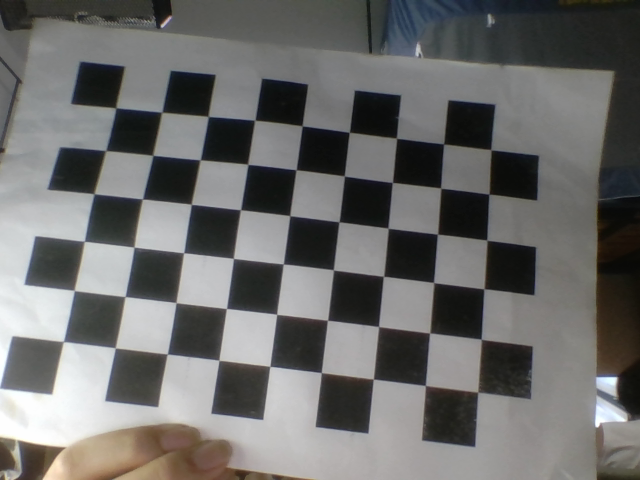
//> input picture data/samples/calib_imgs/view_00.png, 640 x 480 px; its folder holds 4 pictures in this run
$ ./probe_model   (built with g++ and OpenCV 4)
//> lines starting //> are read from the running program, lines starting //| are printed output that depends on the picture
// probe_model.cpp —— 诊断：这套标定数据到底能约束住什么
// 1) 每张图棋盘格占画面的比例（覆盖度）
// 2) 四种畸变模型下的系数/RMS/角落位移对比

#include <opencv2/opencv.hpp>

#include <iomanip>
#include <iostream>
#include <string>
#include <vector>

static const int kCols = 9;
static const int kRows = 6;
static const double kSquare = 25.0;

static bool findCorners(const cv::Mat& gray, std::vector<cv::Point2f>& c) {
    bool ok = cv::findChessboardCorners(
        gray, cv::Size(kCols, kRows), c,
        cv::CALIB_CB_ADAPTIVE_THRESH | cv::CALIB_CB_NORMALIZE_IMAGE);
    if (!ok) return false;
    cv::cornerSubPix(gray, c, cv::Size(11, 11), cv::Size(-1, -1),
                     cv::TermCriteria(cv::TermCriteria::EPS + cv::TermCriteria::COUNT, 30, 0.1));
    return true;
}

struct Fit {
    cv::Mat K, dist;
    double rms;
    double dTL, dTR, dBL, dBR;
};

static double shiftAt(const cv::Mat& K, const cv::Mat& dist, cv::Point2f p) {
    std::vector<cv::Point2f> one(1, p), und;
    cv::undistortPoints(one, und, K, dist);
    cv::Point2f q((float)(K.at<double>(0, 0) * und[0].x + K.at<double>(0, 2)),
                  (float)(K.at<double>(1, 1) * und[0].y + K.at<double>(1, 2)));
    return cv::norm(q - p);
}

static Fit fit(const std::vector<std::vector<cv::Point2f> >& pts, cv::Size sz, int flags) {
    std::vector<cv::Point3f> tmpl;
    for (int y = 0; y < kRows; ++y)
        for (int x = 0; x < kCols; ++x)
            tmpl.push_back(cv::Point3f((float)(x * kSquare), (float)(y * kSquare), 0.f));
    std::vector<std::vector<cv::Point3f> > obj(pts.size(), tmpl);
    Fit f;
    f.K = cv::Mat::eye(3, 3, CV_64F);
    f.dist = cv::Mat::zeros(5, 1, CV_64F);
    std::vector<cv::Mat> rv, tv;
    f.rms = cv::calibrateCamera(obj, pts, sz, f.K, f.dist, rv, tv, flags,
                                cv::TermCriteria(cv::TermCriteria::COUNT + cv::TermCriteria::EPS, 30, 1e-6));
    const int W = sz.width, H = sz.height;
    f.dTL = shiftAt(f.K, f.dist, cv::Point2f(0.f, 0.f));
    f.dTR = shiftAt(f.K, f.dist, cv::Point2f((float)(W - 1), 0.f));
    f.dBL = shiftAt(f.K, f.dist, cv::Point2f(0.f, (float)(H - 1)));
    f.dBR = shiftAt(f.K, f.dist, cv::Point2f((float)(W - 1), (float)(H - 1)));
    return f;
}

int main() {
    std::vector<cv::String> files;
    cv::glob("calib_imgs/*.png", files, false);
    if (files.empty()) {
        std::cerr << "no images\n";
        return 1;
    }

    std::vector<std::vector<cv::Point2f> > pts;
    cv::Size imgSize;
    std::cout << std::fixed << std::setprecision(1);
    std::cout << "== 1. 棋盘格覆盖度（bounding box 占画面比例）==\n";
    for (size_t i = 0; i < files.size(); ++i) {
        cv::Mat g = cv::imread(files[i], cv::IMREAD_GRAYSCALE);
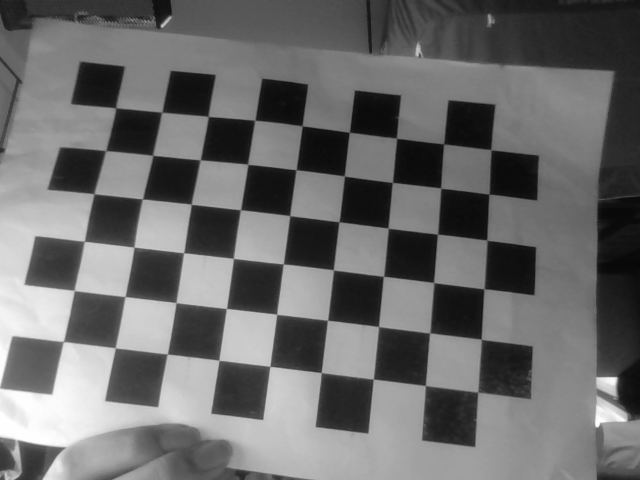
//> g: 480 rows x 640 cols, CV_8UC1; min 7, max 254, mean 107.2
        if (g.empty()) continue;
        imgSize = g.size();
//> imgSize = Size(640, 480)
        std::vector<cv::Point2f> c;
        if (!findCorners(g, c)) {
            std::cout << "  " << files[i] << "  UNDETECTED\n";
            continue;
        }
//> in findCorners, `bool ok = cv::findChessboardCorners( gray, cv::Size(kCols, kRows), c, ..`: c = 54 Points (x, y), first 12: [116, 107.7], [161.9, 112.4], [208.4, 116.5], [254.8, 120.3], [302.2, 125.8], [349, 132.5], [396.3, 138.1], [443.5, 144], [490.8, 149.6], [105.9, 150.8], [153, 155.2], [200.2, 159.9]; ok = true
//> in findCorners, `cv::cornerSubPix(gray, c, cv::Size(11, 11), cv::Size(-1, -1), cv::Term..`: c = 54 Points (x, y), first 12: [115.7, 107.8], [161.8, 112.2], [208.2, 116.4], [254.8, 120.2], [302.1, 125.8], [349.4, 132.3], [396.5, 138.2], [443.6, 143.9], [490.9, 149.7], [105.7, 150.6], [152.7, 155.3], [200.2, 159.8]
        pts.push_back(c);
//> pts = 1 point lists
        cv::Rect bb = cv::boundingRect(c);
//> bb = Rect(63, 107, 428, 285)
        std::cout << "  " << files[i].substr(files[i].find_last_of("/\\") + 1)
                  << "  bbox(" << bb.x << "," << bb.y << " " << bb.width << "x" << bb.height
                  << ")  spanX=" << 100.0 * bb.width / imgSize.width
                  << "%  spanY=" << 100.0 * bb.height / imgSize.height << "%\n";
//|   view_00.png  bbox(63,107 428x285)  spanX=66.9%  spanY=59.4%
    }
//> pass 2 of the loop `for (size_t i = 0; i < files.size(); ++i)`:
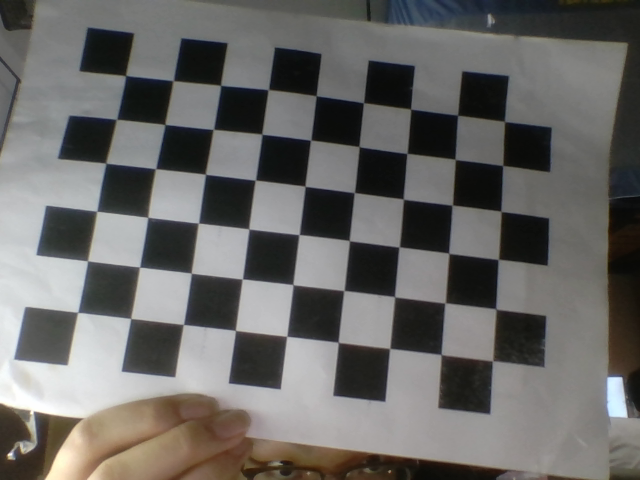
//> input picture data/samples/calib_imgs/view_01.png, 640 x 480 px
//> `cv::Mat g = cv::imread(files[i], cv::IMREAD_GRAYSCALE);`:
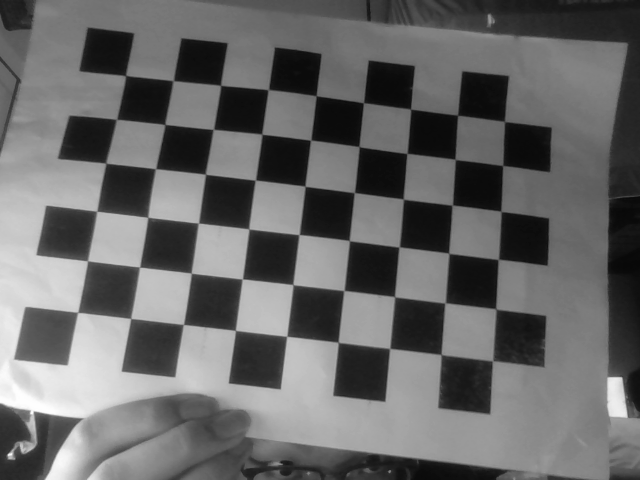
//> g: 480 rows x 640 cols, CV_8UC1; min 8, max 254, mean 103.5
//> `if (!findCorners(g, c)) { std::cout << "  " << files[i] << "  UNDETECT..`: c = 54 Points (x, y), first 12: [125.6, 75.58], [173.2, 80.63], [220.6, 85.34], [268.3, 89.55], [316.2, 95.72], [363.5, 102.7], [410.6, 109], [457.6, 115.2], [504.5, 121.4], [116.5, 119.3], [164.8, 124.5], [213.3, 129.4]
//> pts = 2 point lists
//> bb = Rect(77, 75, 428, 286)
//|   view_01.png  bbox(77,75 428x286)  spanX=66.9%  spanY=59.6%
//> pass 3 of the loop `for (size_t i = 0; i < files.size(); ++i)`:
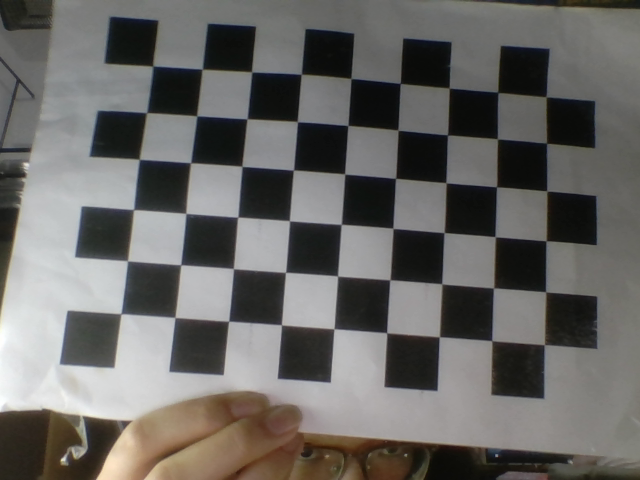
//> input picture data/samples/calib_imgs/view_02.png, 640 x 480 px
//> `cv::Mat g = cv::imread(files[i], cv::IMREAD_GRAYSCALE);`:
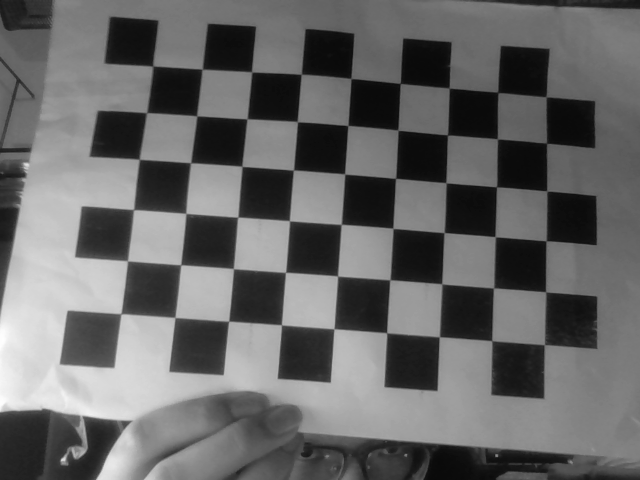
//> g: 480 rows x 640 cols, CV_8UC1; min 9, max 254, mean 102.7
//> `if (!findCorners(g, c)) { std::cout << "  " << files[i] << "  UNDETECT..`: c = 54 Points (x, y), first 12: [152.8, 66.05], [202.2, 69.13], [251.6, 71.86], [301.3, 74.21], [350.9, 78.43], [400.3, 83.43], [449.2, 88.01], [497.9, 92.34], [546.2, 96.79], [146.6, 112.6], [196.7, 115.8], [247.1, 118.8]
//> pts = 3 point lists
//> bb = Rect(120, 66, 427, 279)
//|   view_02.png  bbox(120,66 427x279)  spanX=66.7%  spanY=58.1%
//> the loop made 4 passes; the first 3 are shown
    std::cout << "  -> " << pts.size() << " views used\n\n";

    std::cout << "== 2. 四种畸变模型对比（同一批角点）==\n";
    struct Case { const char* name; int flags; };
    Case cases[] = {
        {"全部5参数自由", 0},
        {"切向置零(p1=p2=0)", cv::CALIB_ZERO_TANGENT_DIST},
        {"k3固定=0", cv::CALIB_FIX_K3},
        {"切向置零 + k3=0", cv::CALIB_ZERO_TANGENT_DIST | cv::CALIB_FIX_K3},
    };
    for (auto& cs : cases) {
        Fit f = fit(pts, imgSize, cs.flags);
        std::cout << "  [" << cs.name << "]\n";
        std::cout << std::setprecision(5);
        std::cout << "    k1=" << f.dist.at<double>(0) << "  k2=" << f.dist.at<double>(1)
                  << "  p1=" << f.dist.at<double>(2) << "  p2=" << f.dist.at<double>(3)
                  << "  k3=" << f.dist.at<double>(4) << "\n";
        std::cout << "    fx=" << f.K.at<double>(0, 0) << "  fy=" << f.K.at<double>(1, 1)
                  << "  cx=" << f.K.at<double>(0, 2) << "  cy=" << f.K.at<double>(1, 2)
                  << "  RMS=" << f.rms << "\n";
        std::cout << std::setprecision(2);
        std::cout << "    角落位移  TL=" << f.dTL << "  TR=" << f.dTR << "  BL=" << f.dBL
                  << "  BR=" << f.dBR << " px\n\n";
    }
    return 0;
}
